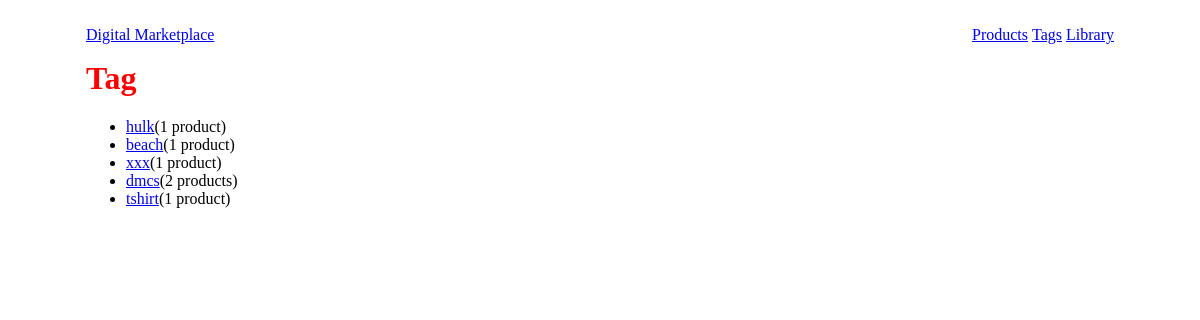
The app's page /tags/ with its own data.
### tags/models.py (models this page shows, shortened)
class Tag(models.Model):
    title = models.CharField(max_length=120, unique=True)
    slug = models.SlugField(unique=True)
    products = models.ManyToManyField(Product, blank=True)
    active = models.BooleanField(default=True)
    objects = TagManager()
    def get_absolute_url(self):
        view_name = "tags:detail"
        return reverse(view_name, kwargs={"slug": self.slug})

### tags/views.py (the view)
class TagListView(ListView):
    model = Tag
    def get_queryset(self):
        return Tag.objects.all()

### tags/models.py (called while the page is built)
    def get_queryset(self):
        return TagQuerySet(self.model, using=self._db)

    def all(self, *args, **kwargs):
        return super(TagManager, self).all(*args, **kwargs).filter(active=True)

### templates/tags/tag_list.html (shortened to what this page needs)
{% extends "base.html" %}
{% block content %}
<h1>Tag</h1>
<ul>
{% for instance in object_list %}
    <li><a href="{{ instance.get_absolute_url }}">
      {{ instance.title }}</a>({{ instance.products.count }} product{% if instance.products.count > 1 %}s{% endif %})</li>
{% empty %}
    <li>No tag yet.</li>
{% endfor %}
</ul>
{% endblock content %}

### static/css/base.css (style rules this page uses)
h1 { color: red; }

### records on screen
Tag: title "hulk", products.count "1"
Tag: title "beach", products.count "1"
Tag: title "xxx", products.count "1"
Tag: title "dmcs", products.count "2"
Tag: title "tshirt", products.count "1"
